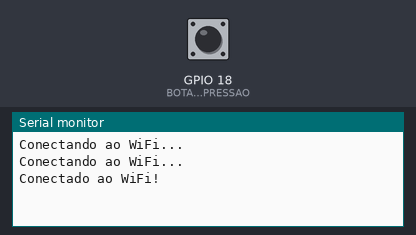
Recording of a sketch running on a simulated ESP32. On the bench: the last lines printed to the serial monitor. The test bench sets the inputs (shaded band); at power-on: GPIO 18 (BOTAO_PRESSAO) HIGH. WiFi joins after 1.5 s; servers stay silent unless stated; network time is answered at once with the bench clock; the local clock reads 2024-03-15 10:24:30 at power-on unless the sketch sets it.

Above: at 3.2 s.
3.3 s: GPIO 18 (BOTAO_PRESSAO) pulled LOW for 1.2 s
At 4.6 s:
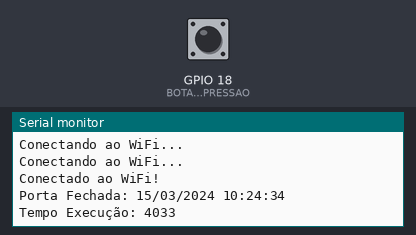
6.0 s: GPIO 18 (BOTAO_PRESSAO) pulled LOW for 1.2 s
At 7.3 s:
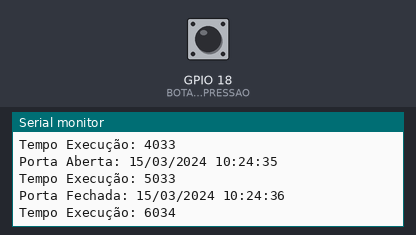
8.7 s: GPIO 18 (BOTAO_PRESSAO) pulled LOW for 3.2 s
At 9.7 s:
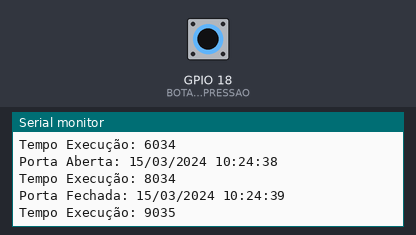
Timing chart, 0 to 11.7 s (numbered marks = the images above; inputs shaded):
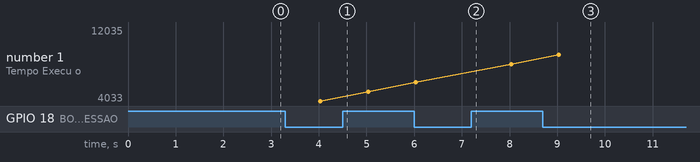

Measured:
- after the input at 3.3 s, the serial monitor: prints a new line after 0.73 s (image 1)
- after the input at 6.0 s, the serial monitor: prints a new line at once (image 2)
- after the input at 8.7 s, the serial monitor: prints a new line after 0.34 s (image 3)
- plotted number 1: 5033 → 8034 after the input at 6.0 s, 8034 → 12035 after the input at 8.7 s

The sketch:

PortaAbertaxFechada.ino
```cpp
#include <WiFi.h>          // Para o ESP32
#include <WiFiUdp.h>
#include <NTPClient.h>
#include <time.h>

// Defina seu SSID e senha Wi-Fi
const char* ssid = "MARIA_2.4G";     // Substitua pelo seu SSID
const char* password = "85441200";    // Substitua pela sua senha

WiFiUDP udp;
NTPClient timeClient(udp, "pool.ntp.org");

unsigned long portaAbertaTempo = 0;
unsigned long portaFechadaTempo = 0;
bool portaAberta = false;
#define BOTAO_PRESSAO 18

void setup() {
  Serial.begin(115200);

  // Configura o pino do botão
  pinMode(BOTAO_PRESSAO, INPUT_PULLUP);  // Usando a resistência de pull-up interna

  // Conectar ao Wi-Fi
  WiFi.begin(ssid, password);
  while (WiFi.status() != WL_CONNECTED) {
    delay(1000);
    Serial.println("Conectando ao WiFi...");
  }
  Serial.println("Conectado ao WiFi!");

  // Inicializa o cliente NTP
  timeClient.begin();
  timeClient.setTimeOffset(-10800);  // -3 horas em segundos (UTC-3)
}

void loop() {
  // Atualiza a hora do NTP
  timeClient.update();

  // Converte UNIX timestamp para struct tm
  time_t rawTime = timeClient.getEpochTime();
  struct tm* timeInfo = localtime(&rawTime);

  // Formata data e hora
  char dataHora[30];
  strftime(dataHora, sizeof(dataHora), "%d/%m/%Y %H:%M:%S", timeInfo);

  // Usando millis() para medir o tempo
  unsigned long tempoAtual = millis();  // Tempo desde o início

  // Lê o estado do botão
  if (digitalRead(BOTAO_PRESSAO) == LOW) {  // Botão pressionado, pino vai para LOW
    if (!portaAberta) {
      portaFechadaTempo = tempoAtual;  // Captura o tempo de fechamento
      Serial.print("Porta Fechada: ");
      Serial.println(dataHora);
      Serial.print("Tempo Execução: ");
      Serial.println(portaFechadaTempo);  // Exibe o tempo de abertura
      portaAberta = true;
    }
  } else {  // Botão não pressionado, pino em HIGH
    if (portaAberta) {
      portaAbertaTempo = tempoAtual;
      Serial.print("Porta Aberta: ");
      Serial.println(dataHora);
      Serial.print("Tempo Execução: ");
      Serial.println(portaAbertaTempo);  // Exibe o tempo de abertura

      portaAberta = false;
    }
  }

  delay(1000);  // Espera 1 segundo
}
```
